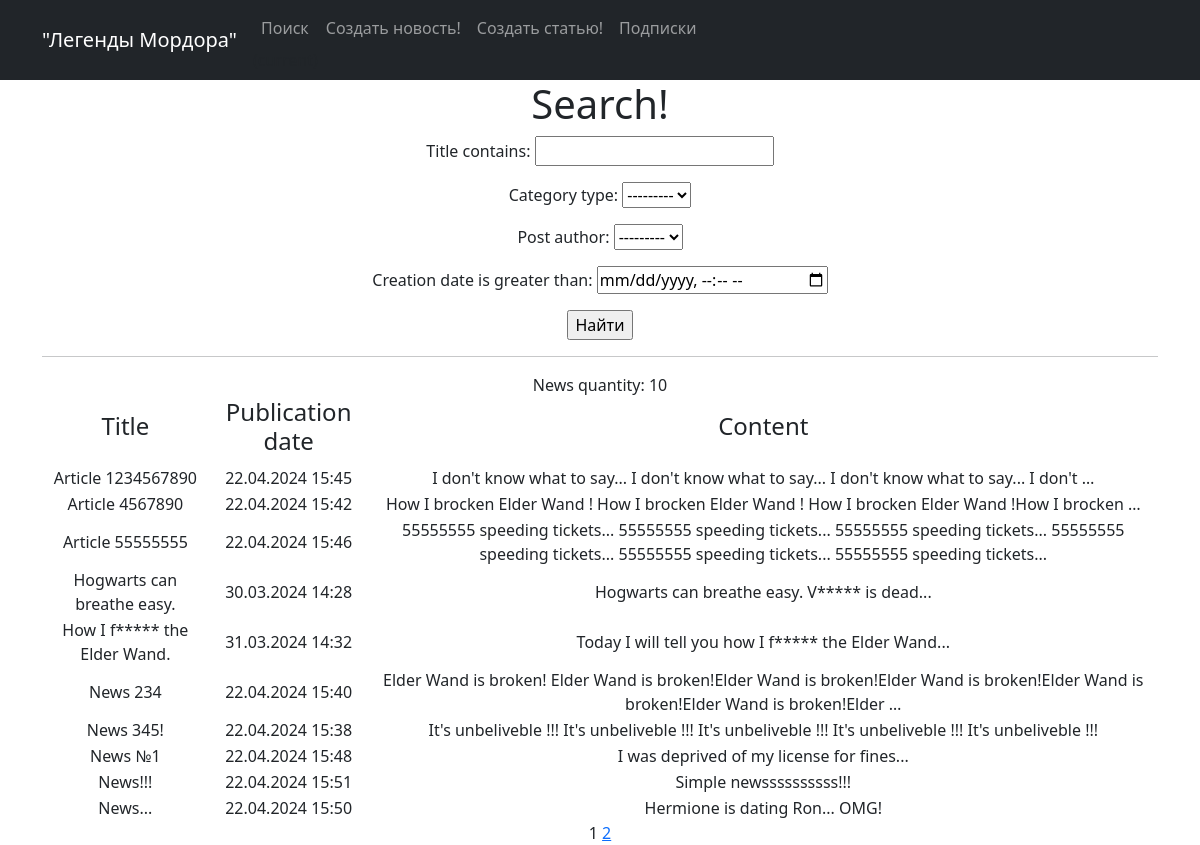
The app's page /news/search/ with its own data.
### news/models.py (models this page shows, shortened)
class Post(models.Model):
    post_author = models.ForeignKey(Author, on_delete=models.CASCADE)
    NEWS = 'NW'
    ARTICLE = 'AR'
    CATEGORY_CHOICES = [
        (NEWS, 'NW'),
        (ARTICLE, 'AR'),
    ]
    category_type = models.CharField(max_length=2, choices=CATEGORY_CHOICES, default=ARTICLE)
    creation_date = models.DateTimeField(auto_now_add=True)
    category_post = models.ManyToManyField(Category, through='PostCategory')
    title = models.CharField(max_length=128)
    content = models.TextField()
    rating = models.SmallIntegerField(default=0)

### news/views.py (the view)
# urls.py: path('search/', PostSearch.as_view(), name='post_search'),
class PostSearch(ListView):
    model = Post
    ordering = 'title'
    template_name = 'search.html'
    context_object_name = 'news'
    paginate_by = 10
    def get_queryset(self):
        queryset = super().get_queryset()
        self.filterset = NewsFilters(self.request.GET, queryset)
        return self.filterset.qs
    def get_context_data(self, **kwargs):
        context = super().get_context_data(**kwargs)
        context['filterset'] = self.filterset
        context['time_now'] = datetime.utcnow()
        return context

### news/models.py (called while the page is built)
    def __str__(self):
        return self.author_user.username

### news/templatetags/custom_filters.py (called while the page is built)
@register.filter(name='censor')
def censor(value):
    for s_w in stop_word:
        if isinstance(value, str):
            value = value.replace(s_w[1:], "*" * 5)
        else:
            raise ValueError(f'Ошибка! Тип {type(value)} не подходит!')
    return value

### news/templatetags/custom_tags.py (called while the page is built)
@register.simple_tag(takes_context=True)
def url_replace(context, **kwargs):
   d = context['request'].GET.copy()
   for k, v in kwargs.items():
       d[k] = v
   return d.urlencode()

### templates/search.html (shortened to what this page needs)
{% extends 'flatpages/default.html' %}
{% load custom_filters %}
{% load custom_tags %}
{% block title %}
    <h1>Search!</h1>
{% endblock title %}
{% block content %}
       <form action="" method="get">
           {{ filterset.form.as_p }}
           <input type="submit" value="Найти" />
       </form>
        {% if news %}
            <hr>
                News quantity:
                {{ news|length }}
                <table>
                    <tr>
                        <td><h4>Title</h4></td>
                        <td><h4>Publication date</h4></td>
                        <td><h4>Content</h4></td>
                    </tr>
                    {% for post in news %}
                    <tr>
                        <td>{{ post.title|censor }}</td>
                        <td>{{ post.creation_date|date:'d.m.Y H:i' }}</td>
                        <td>{{ post.content|censor|truncatewords:20 }}</td>
                    </tr>
                    {% endfor %}
                </table>
        {% else %}
            <h2>No news!</h2>
    {% endif %}
   {{ page_obj.number }}
   {% if page_obj.has_next %}
       <a href="?{% url_replace page=page_obj.next_page_number %}">{{ page_obj.next_page_number }}</a>
   {% endif %}
{% endblock content %}

### records on screen
Post: title|censor "Article 1234567890", creation_date "22.04.2024 15:45", content|censor "I don't know what to say... I don't know what to say... I don't know what to say... I don't …"
Post: title|censor "Article 4567890", creation_date "22.04.2024 15:42", content|censor "How I brocken Elder Wand ! How I brocken Elder Wand ! How I brocken Elder Wand !How I brocken …"
Post: title|censor "Article 55555555", creation_date "22.04.2024 15:46", content|censor "55555555 speeding tickets... 55555555 speeding tickets... 55555555 speeding tickets... 55555555 speeding tickets... 55555555 speeding tickets... 55555555 speeding tickets..."
Post: title|censor "Hogwarts can breathe easy.", creation_date "30.03.2024 14:28", content|censor "Hogwarts can breathe easy. V***** is dead..."
Post: title|censor "How I f***** the Elder Wand.", creation_date "31.03.2024 14:32", content|censor "Today I will tell you how I f***** the Elder Wand..."
Post: title|censor "News 234", creation_date "22.04.2024 15:40", content|censor "Elder Wand is broken! Elder Wand is broken!Elder Wand is broken!Elder Wand is broken!Elder Wand is broken!Elder Wand is broken!Elder …"
Post: title|censor "News 345!", creation_date "22.04.2024 15:38", content|censor "It's unbeliveble !!! It's unbeliveble !!! It's unbeliveble !!! It's unbeliveble !!! It's unbeliveble !!!"
Post: title|censor "News №1", creation_date "22.04.2024 15:48", content|censor "I was deprived of my license for fines..."
Post: title|censor "News!!!", creation_date "22.04.2024 15:51", content|censor "Simple newssssssssss!!!"
Post: title|censor "News...", creation_date "22.04.2024 15:50", content|censor "Hermione is dating Ron... OMG!"

### other values on screen
{{ news|length }} "10"
{{ page_obj.number }} "1"
{{ page_obj.next_page_number }} "2"
